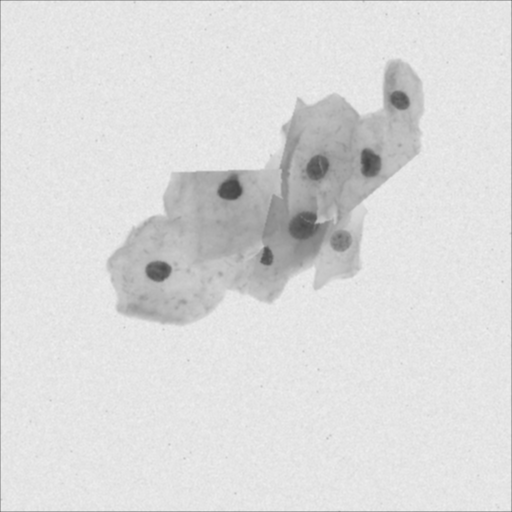
#> input picture SPR/Assignment 2/cell data set/Train/125.png, 512 x 512 px; its folder holds only this picture in this run
$ jupyter execute --allow-errors 'Dataset 2c.ipynb'
#> lines starting #> are read from the running program, lines starting #| are printed output that depends on the picture
[cell 1]
import os
import numpy as np
import cv2
import matplotlib.pyplot as plt
from scipy.linalg import inv

# Helper function to calculate Euclidean distance between points and centers
def euclidean_distance(points, centers):
    return np.linalg.norm(points[:, np.newaxis] - centers, axis=2)

# Helper function to calculate Mahalanobis distance
def mahalanobis_distance(points, centers, cov_inv):
    diff = points[:, np.newaxis] - centers
    return np.sqrt(np.sum(np.dot(diff, cov_inv) * diff, axis=2))

# Optimized K-means clustering with Euclidean distance
def kmeans(X, n_clusters, max_iters=100, tol=1e-4):
    n_samples, n_features = X.shape
    # Initialize centers randomly
    centers = X[np.random.choice(n_samples, n_clusters, replace=False)]

    for iteration in range(max_iters):
        # Step 1: Calculate distances to each center (Euclidean)
        distances = euclidean_distance(X, centers)
        labels = np.argmin(distances, axis=1)

        # Step 2: Recalculate centers
        new_centers = np.array([X[labels == k].mean(axis=0) for k in range(n_clusters)])

        # Check for convergence
        if np.linalg.norm(new_centers - centers) < tol:
            break
        centers = new_centers

    return centers, labels

# Optimized K-means clustering with Mahalanobis distance
def modified_kmeans(X, n_clusters, max_iters=100, tol=1e-4):
    n_samples, n_features = X.shape
    # Initialize centers randomly
    centers = X[np.random.choice(n_samples, n_clusters, replace=False)]

    # Precompute covariance matrix inverse
    cov_matrix = np.cov(X.T)
    cov_inv = inv(cov_matrix)

    for iteration in range(max_iters):
        # Step 1: Calculate distances to each center (Mahalanobis)
        distances = mahalanobis_distance(X, centers, cov_inv)
        labels = np.argmin(distances, axis=1)

        # Step 2: Recalculate centers
        new_centers = np.array([X[labels == k].mean(axis=0) for k in range(n_clusters)])

        # Check for convergence
        if np.linalg.norm(new_centers - centers) < tol:
            break
        centers = new_centers

    return centers, labels

# Function to extract patches and features from an image
def extract_patches(image, patch_size=7, shift=1):
    height, width = image.shape
    feature_vectors = []
    for i in range(0, height - patch_size + 1, shift):
        for j in range(0, width - patch_size + 1, shift):
            patch = image[i:i+patch_size, j:j+patch_size]
            mean_intensity = np.mean(patch)
            std_intensity = np.std(patch)
            feature_vectors.append([mean_intensity, std_intensity])
    return np.array(feature_vectors)

# Function to load images from a folder and extract patches along with their dimensions
def load_images_and_extract_features(folder):
    feature_vectors = []
    image_dimensions = []

    for filename in os.listdir(folder):
        if filename.endswith(".png") or filename.endswith(".jpg"):  # Add any other formats as needed
            filepath = os.path.join(folder, filename)
            image = cv2.imread(filepath, cv2.IMREAD_GRAYSCALE)  # Assuming grayscale images
            patches = extract_patches(image)
            feature_vectors.append(patches)
            image_dimensions.append(image.shape)  # Store the dimensions of each image

    return feature_vectors, image_dimensions

# Function to plot the clusters and the cluster centers
def plot_clusters(X, labels, centers, title):
    plt.figure(figsize=(8, 6))
    unique_labels = np.unique(labels)
    colors = ['r', 'g', 'b']

    # Plot each cluster
    for i, label in enumerate(unique_labels):
        cluster_points = X[labels == label]
        plt.scatter(cluster_points[:, 0], cluster_points[:, 1], s=30, color=colors[i], label=f'Cluster {label}')

    # Plot the cluster centers
    plt.scatter(centers[:, 0], centers[:, 1], s=200, color='k', marker='x', label='Centers')
    plt.title(title)
    plt.legend()
    plt.show()

# Main function to run the entire process
def run_clustering(train_folder, test_folder):
    # Load and extract features from training images
    training_features, _ = load_images_and_extract_features(train_folder)
#> in load_images_and_extract_features, image is the input picture: shape (512, 512); min 68, max 239, mean 219.6
#> after the loop in extract_patches, `for i in range(0, height - patch_size + 1, shift):`: feature_vectors = 256036 items
#> in load_images_and_extract_features, `patches = extract_patches(image)`: patches = 256036 pairs, first value 73.29 to 232.2, second value 0.75 to 39.29
#> training_features = 1 point arrays, longest 256036 points
    training_features = np.vstack(training_features)  # Stack features from all training images
#> training_features has the same summary as patches in load_images_and_extract_features

    # Perform K-means clustering (Euclidean)
    print("Running K-means (Euclidean)...")
    kmeans_centers, kmeans_labels = kmeans(training_features, n_clusters=3)
#> in kmeans, `centers = X[np.random.choice(n_samples, n_clusters, replace=False)]`: centers = [[191.1, 2.66], [228.9, 2.27], [217.6, 10.27]]
#> the loop in kmeans, `for iteration in range(max_iters):` made 24 passes
#> centers on passes 1 to 12: [[171.6, 6.7], [228.8, 2.26], [216.1, 15.31]], [[169.1, 6.64], [228.8, 2.28], [209.5, 12.79]], [[166.5, 6.81], [228.8, 2.3], [204.1, 10.71]], [[162.8, 7.21], [228.7, 2.37], [198.2, 8.53]], [[158, 7.8], [228.6, 2.53], [191.9, 6.47]], [[152.5, 8.6], [228.6, 2.57], [188.3, 5.9]], [[147.1, 9.58], [228.5, 2.59], [185.8, 5.65]], [[142, 10.62], [228.5, 2.6], [184, 5.54]], [[136.2, 11.91], [228.5, 2.61], [182.5, 5.5]], [[131.3, 12.88], [228.5, 2.62], [181.4, 5.53]], [[128.3, 13.23], [228.5, 2.62], [180.8, 5.59]], [[126.6, 13.36], [228.5, 2.63], [180.5, 5.64]]
#> new_centers on pass 24: [[124.2, 13.57], [228.5, 2.63], [180, 5.71]]
#> kmeans_centers = [[124.2, 13.57], [228.5, 2.63], [180, 5.71]]
    plot_clusters(training_features, kmeans_labels, kmeans_centers, 'K-means Clustering (Euclidean)')
#> in plot_clusters, `unique_labels = np.unique(labels)`: unique_labels = [0, 1, 2]
#> the loop in plot_clusters, `for i, label in enumerate(unique_labels):` made 3 passes
#> in plot_clusters, `plt.show()`:
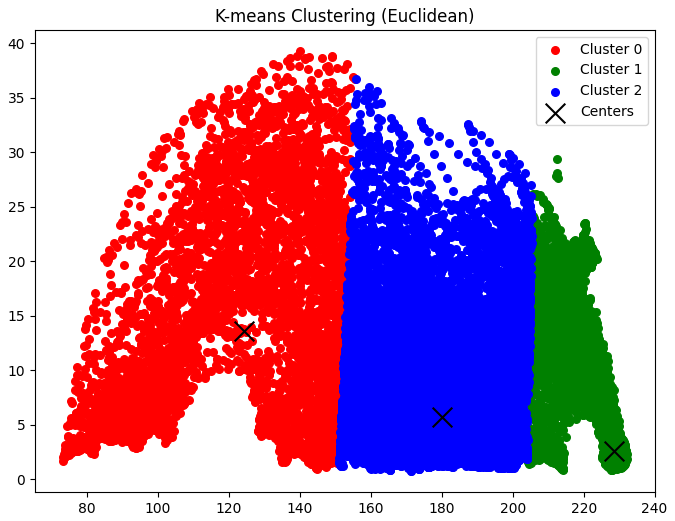
#> figure drawn by matplotlib, 1 panel

    # Perform Modified K-means clustering (Mahalanobis)
    print("Running Modified K-means (Mahalanobis)...")
    modified_centers, modified_labels = modified_kmeans(training_features, n_clusters=3)
#> in modified_kmeans, `centers = X[np.random.choice(n_samples, n_clusters, replace=False)]`: centers = [[168.5, 2.88], [229.7, 2.3], [229.4, 2.41]]
#> in modified_kmeans, `cov_matrix = np.cov(X.T)`: cov_matrix = [[508.5, -42.23], [-42.23, 13.55]]
#> in modified_kmeans, `cov_inv = inv(cov_matrix)`: cov_inv = [[0.00265, 0.00827], [0.00827, 0.0995]]
#> the loop in modified_kmeans, `for iteration in range(max_iters):` made 11 passes
#> centers on passes 1 to 10: [[169.3, 5.03], [228.8, 1.97], [223.8, 4.8]], [[170, 5.15], [228.8, 2.18], [210.4, 11.6]], [[171.6, 4.56], [228.7, 2.26], [195, 16.67]], [[172.1, 4.51], [228.6, 2.3], [191.1, 17.99]], [[172.1, 4.53], [228.6, 2.31], [190.5, 18.34]], [[172.1, 4.55], [228.6, 2.32], [190.5, 18.45]], [[172.1, 4.55], [228.6, 2.32], [190.5, 18.47]], [[172.1, 4.56], [228.6, 2.32], [190.5, 18.48]], [[172.1, 4.56], [228.6, 2.32], [190.5, 18.48]], [[172.1, 4.56], [228.6, 2.32], [190.5, 18.48]]
#> modified_centers = [[172.1, 4.56], [228.6, 2.32], [190.5, 18.48]]
    plot_clusters(training_features, modified_labels, modified_centers, 'Modified K-means Clustering (Mahalanobis)')
#> the loop in plot_clusters (call 2), `for i, label in enumerate(unique_labels):` made 3 passes
#> in plot_clusters (call 2), `plt.show()`:
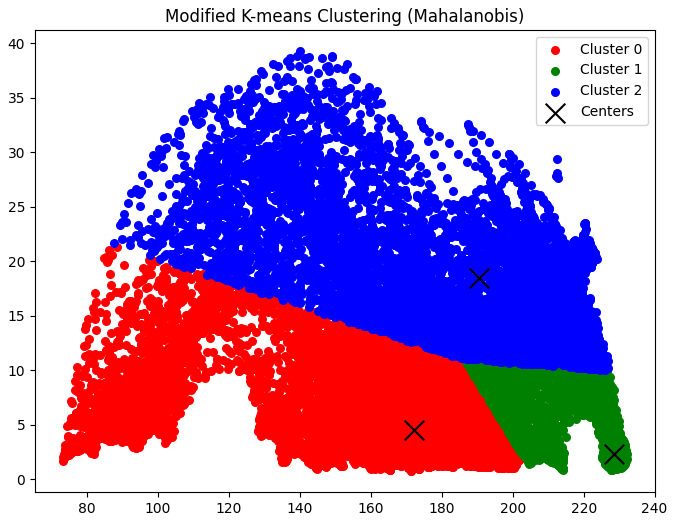
#> figure drawn by matplotlib, 1 panel

    # Segmentation on test images
    test_features, test_dimensions = load_images_and_extract_features(test_folder)

    print("Running segmentation on test images...")

    for i, features in enumerate(test_features):
        height, width = test_dimensions[i]

        # Segment with K-means (Euclidean)
        test_labels = np.argmin(euclidean_distance(features, kmeans_centers), axis=1)
        segmented_image = test_labels.reshape((height - 6, width - 6))  # Adjusting for patch size
        plt.imshow(segmented_image, cmap='viridis')
        plt.title(f'Segmented Test Image {i+1} (K-means)')
        plt.show()

        # Segment with Modified K-means (Mahalanobis)
        test_labels = np.argmin(mahalanobis_distance(features, modified_centers, inv(np.cov(features.T))), axis=1)
        segmented_image = test_labels.reshape((height - 6, width - 6))  # Adjusting for patch size
        plt.imshow(segmented_image, cmap='viridis')
        plt.title(f'Segmented Test Image {i+1} (Modified K-means)')
        plt.show()

# Set paths to your training and test image folders
train_folder = 'cell data set/Train'  # Replace with actual path
test_folder = 'cell data set/Test'  # Replace with actual path

# Run the clustering and segmentation process
#> (the rest of this cell did not finish here and is left out)

$ run again, on SPR/Assignment 2/cell data set/Train/129.png
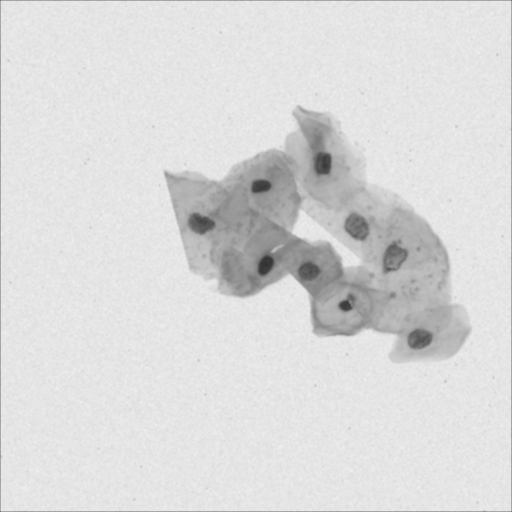
#> input picture SPR/Assignment 2/cell data set/Train/129.png, 512 x 512 px
#> in load_images_and_extract_features, image is the input picture: shape (512, 512); min 51, max 239, mean 218.5
#> after the loop in extract_patches, `for i in range(0, height - patch_size + 1, shift):`: feature_vectors = 256036 items
#> patches = 256036 pairs, first value 54.02 to 232.5, second value 0.785 to 41.92
#> in run_clustering, `training_features, _ = load_images_and_extract_features(train_folder)`: training_features = 1 point arrays, longest 256036 points
#> in run_clustering, `training_features = np.vstack(training_features)`: training_features has the same summary as patches in load_images_and_extract_features
#> in kmeans, `centers = X[np.random.choice(n_samples, n_clusters, replace=False)]`: centers = [[229.2, 1.81], [228.8, 1.93], [228.5, 1.53]]
#> the loop in kmeans, `for iteration in range(max_iters):` made 27 passes
#> centers on passes 1 to 8: [[229.7, 2.03], [227.8, 3.45], [200.7, 4.7]], [[229.2, 2.02], [227.1, 3.6], [167.3, 8.51]], [[229, 2.06], [223.2, 6.03], [162.8, 8.19]], [[228.8, 2.12], [213.1, 11.73], [161.5, 8.13]], [[228.8, 2.19], [205.6, 12.41], [159.3, 8.08]], [[228.8, 2.22], [200.2, 11.29], [156.6, 8.24]], [[228.7, 2.39], [193.2, 8.99], [153.4, 8.58]], [[228.6, 2.48], [187.3, 7.6], [148.2, 9.28]]
#> kmeans_centers = [[228.4, 2.56], [180, 7.26], [138.5, 10.13]]
#> unique_labels = [0, 1, 2]
#> the loop in plot_clusters, `for i, label in enumerate(unique_labels):` made 3 passes
#> in plot_clusters, `plt.show()`:
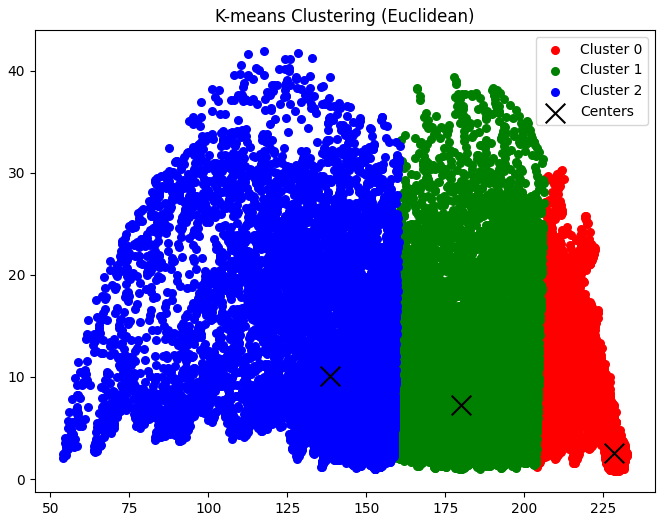
#> figure drawn by matplotlib, 1 panel
#> in modified_kmeans, `centers = X[np.random.choice(n_samples, n_clusters, replace=False)]`: centers = [[187, 3.35], [228.1, 1.98], [228.9, 2.36]]
#> cov_matrix = [[624.1, -57.63], [-57.63, 17.3]]
#> cov_inv = [[0.00231, 0.00771], [0.00771, 0.0835]]
#> the loop in modified_kmeans, `for iteration in range(max_iters):` made 13 passes
#> centers on passes 1 to 8: [[162.3, 6.94], [228.7, 1.82], [226.4, 4.05]], [[160.5, 7.18], [228.7, 2.05], [218.3, 8.85]], [[161.3, 6.12], [228.6, 2.15], [199.3, 15.98]], [[162.4, 5.64], [228.4, 2.23], [188, 19.13]], [[162.6, 5.61], [228.3, 2.27], [185.5, 20.07]], [[162.6, 5.64], [228.3, 2.29], [184.8, 20.45]], [[162.6, 5.66], [228.2, 2.29], [184.7, 20.59]], [[162.6, 5.67], [228.2, 2.29], [184.7, 20.65]]
#> modified_centers = [[162.6, 5.68], [228.2, 2.29], [184.7, 20.69]]
#> the loop in plot_clusters (call 2), `for i, label in enumerate(unique_labels):` made 3 passes
#> in plot_clusters (call 2), `plt.show()`:
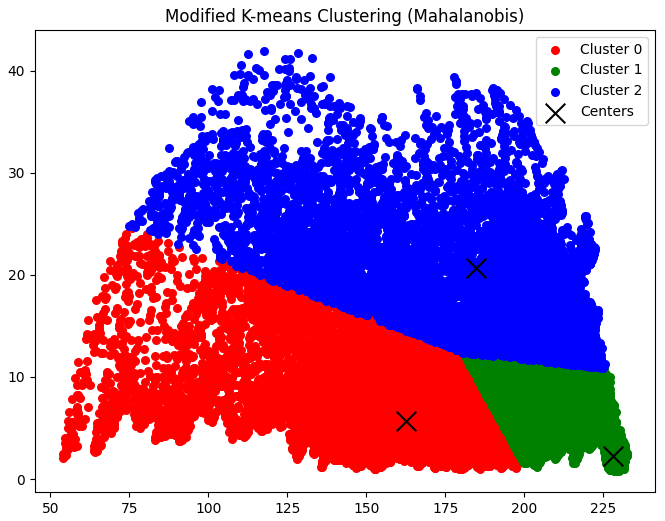
#> figure drawn by matplotlib, 1 panel

$ run again, on SPR/Assignment 2/cell data set/Train/130.png
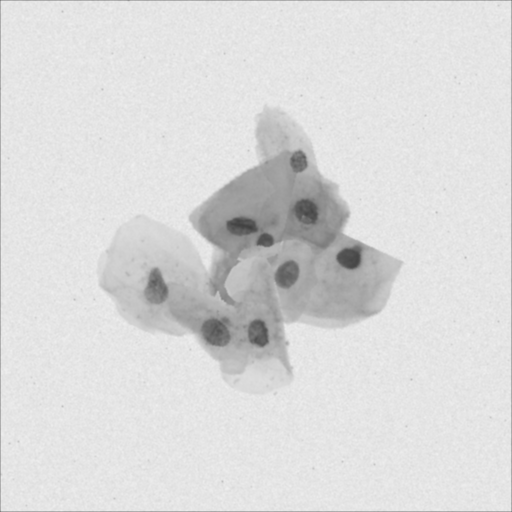
#> input picture SPR/Assignment 2/cell data set/Train/130.png, 512 x 512 px
#> in load_images_and_extract_features, image is the input picture: shape (512, 512); min 63, max 239, mean 219
#> after the loop in extract_patches, `for i in range(0, height - patch_size + 1, shift):`: feature_vectors = 256036 items
#> patches = 256036 pairs, first value 72 to 232.3, second value 0.585 to 36.74
#> in run_clustering, `training_features, _ = load_images_and_extract_features(train_folder)`: training_features = 1 point arrays, longest 256036 points
#> in run_clustering, `training_features = np.vstack(training_features)`: training_features has the same summary as patches in load_images_and_extract_features
#> in kmeans, `centers = X[np.random.choice(n_samples, n_clusters, replace=False)]`: centers = [[229.1, 1.95], [228.6, 2.46], [203.9, 2.73]]
#> the loop in kmeans, `for iteration in range(max_iters):` made 38 passes
#> centers on passes 1 to 8: [[229.5, 2.12], [227.9, 2.98], [170.7, 6.97]], [[229.3, 2.21], [225.8, 3.45], [162.3, 7.21]], [[229, 2.28], [217.5, 6.02], [159.5, 7.34]], [[228.8, 2.35], [207.4, 7.58], [156.5, 7.48]], [[228.8, 2.44], [202.4, 7.27], [153.8, 7.52]], [[228.6, 2.58], [197.4, 6.21], [152.1, 7.59]], [[228.6, 2.6], [194.2, 6.13], [150.3, 7.72]], [[228.5, 2.62], [191.7, 6.03], [148.7, 7.89]]
#> kmeans_centers = [[228, 2.69], [173.8, 5.87], [124.2, 11.9]]
#> unique_labels = [0, 1, 2]
#> the loop in plot_clusters, `for i, label in enumerate(unique_labels):` made 3 passes
#> in plot_clusters, `plt.show()`:
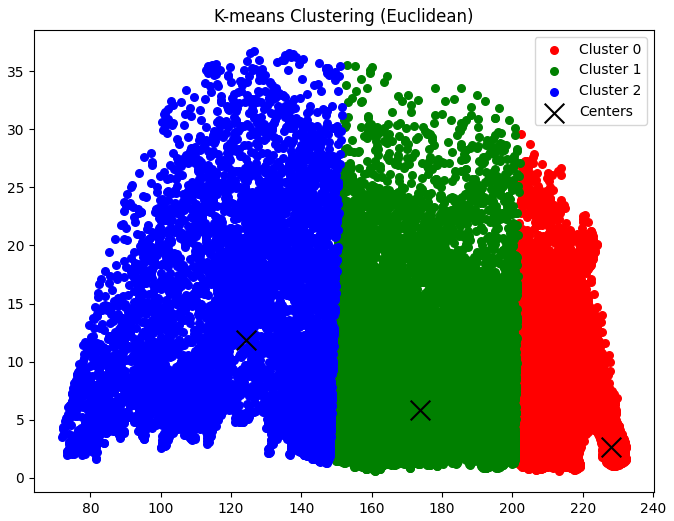
#> figure drawn by matplotlib, 1 panel
#> in modified_kmeans, `centers = X[np.random.choice(n_samples, n_clusters, replace=False)]`: centers = [[228.4, 2.6], [229.8, 2.23], [226.6, 3.63]]
#> cov_matrix = [[601.4, -44.39], [-44.39, 12.42]]
#> cov_inv = [[0.00226, 0.00807], [0.00807, 0.109]]
#> the loop in modified_kmeans, `for iteration in range(max_iters):` made 13 passes
#> centers on passes 1 to 8: [[214.2, 2.88], [227, 2.02], [199.4, 9.34]], [[174.1, 3.42], [228.9, 2.32], [183.2, 13.96]], [[163.8, 4.15], [228.2, 2.4], [182.1, 16.5]], [[161.4, 4.45], [227.9, 2.44], [182.3, 17.55]], [[160.9, 4.57], [227.8, 2.45], [182.7, 17.97]], [[160.8, 4.61], [227.8, 2.45], [182.8, 18.14]], [[160.8, 4.64], [227.8, 2.46], [182.9, 18.21]], [[160.8, 4.64], [227.8, 2.46], [182.9, 18.24]]
#> modified_centers = [[160.8, 4.65], [227.8, 2.46], [182.9, 18.27]]
#> the loop in plot_clusters (call 2), `for i, label in enumerate(unique_labels):` made 3 passes
#> in plot_clusters (call 2), `plt.show()`:
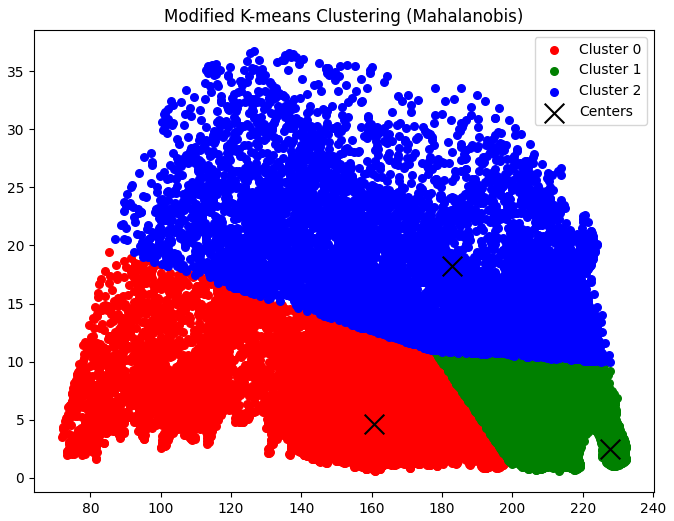
#> figure drawn by matplotlib, 1 panel

$ run again, on SPR/Assignment 2/cell data set/Train/131.png
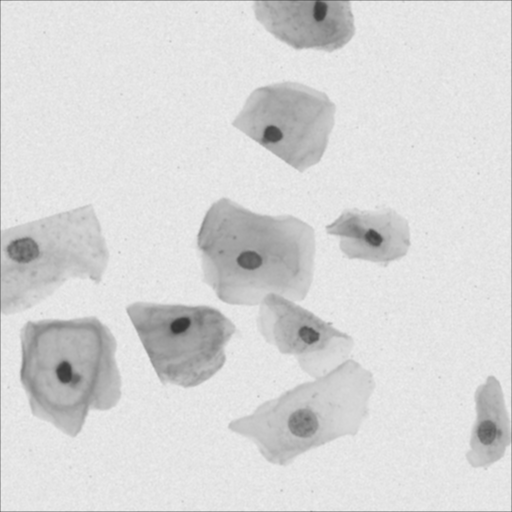
#> input picture SPR/Assignment 2/cell data set/Train/131.png, 512 x 512 px
#> in load_images_and_extract_features, image is the input picture: shape (512, 512); min 51, max 239, mean 215.8
#> after the loop in extract_patches, `for i in range(0, height - patch_size + 1, shift):`: feature_vectors = 256036 items
#> patches = 256036 pairs, first value 53.73 to 232.3, second value 0.534 to 41.33
#> in run_clustering, `training_features, _ = load_images_and_extract_features(train_folder)`: training_features = 1 point arrays, longest 256036 points
#> in run_clustering, `training_features = np.vstack(training_features)`: training_features has the same summary as patches in load_images_and_extract_features
#> in kmeans, `centers = X[np.random.choice(n_samples, n_clusters, replace=False)]`: centers = [[228.3, 2.23], [229.3, 2.96], [224.2, 5.9]]
#> the loop in kmeans, `for iteration in range(max_iters):` made 44 passes
#> centers on passes 1 to 8: [[228.4, 2.08], [229.6, 2.29], [185.5, 8.1]], [[226.7, 3.27], [229.6, 2.14], [174.7, 7.67]], [[221.4, 5.55], [229.1, 2.09], [170.9, 7.65]], [[210.9, 8.89], [228.8, 2.19], [167.8, 7.7]], [[205.2, 8.76], [228.7, 2.32], [163.7, 7.77]], [[202.1, 8.45], [228.6, 2.41], [161.1, 7.83]], [[199.1, 7.65], [228.5, 2.6], [159.3, 7.94]], [[196.8, 7.38], [228.3, 2.67], [157.6, 8.11]]
#> kmeans_centers = [[188.2, 6.74], [227.9, 2.83], [147.8, 9.56]]
#> unique_labels = [0, 1, 2]
#> the loop in plot_clusters, `for i, label in enumerate(unique_labels):` made 3 passes
#> in plot_clusters, `plt.show()`:
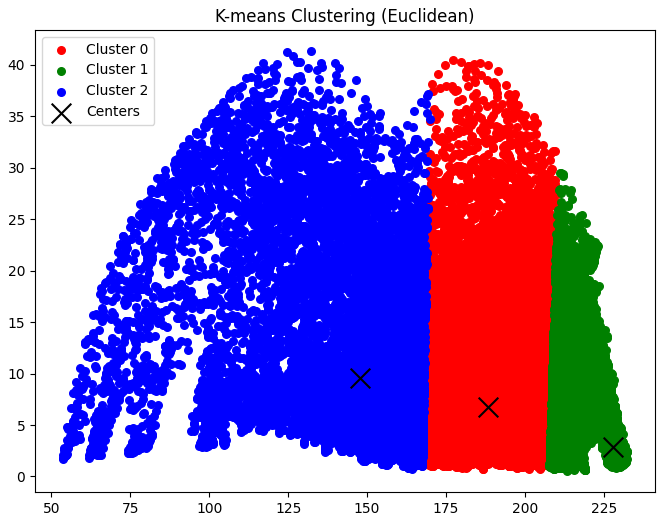
#> figure drawn by matplotlib, 1 panel
#> in modified_kmeans, `centers = X[np.random.choice(n_samples, n_clusters, replace=False)]`: centers = [[229, 1.84], [229, 2.34], [228.7, 2.41]]
#> cov_matrix = [[630.4, -58.17], [-58.17, 21.01]]
#> cov_inv = [[0.00213, 0.0059], [0.0059, 0.0639]]
#> the loop in modified_kmeans, `for iteration in range(max_iters):` made 13 passes
#> centers on passes 1 to 8: [[213.7, 2.32], [229.4, 2.23], [213.5, 7.11]], [[177.5, 3.98], [228.8, 2.16], [196.3, 13.82]], [[172, 4.62], [227.9, 2.32], [194.1, 16.47]], [[170.7, 4.82], [227.5, 2.4], [193.1, 17.55]], [[170.3, 4.89], [227.3, 2.44], [192.6, 18]], [[170.1, 4.92], [227.3, 2.45], [192.4, 18.19]], [[170.1, 4.93], [227.3, 2.46], [192.3, 18.26]], [[170.1, 4.93], [227.3, 2.46], [192.3, 18.3]]
#> modified_centers = [[170.1, 4.94], [227.2, 2.46], [192.2, 18.32]]
#> the loop in plot_clusters (call 2), `for i, label in enumerate(unique_labels):` made 3 passes
#> in plot_clusters (call 2), `plt.show()`:
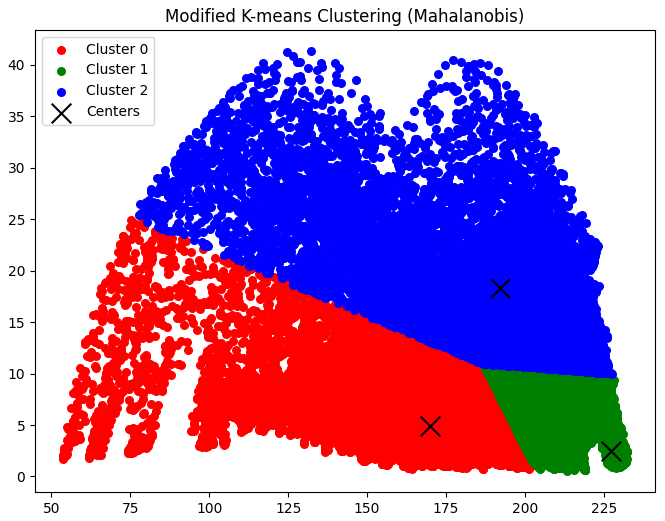
#> figure drawn by matplotlib, 1 panel
